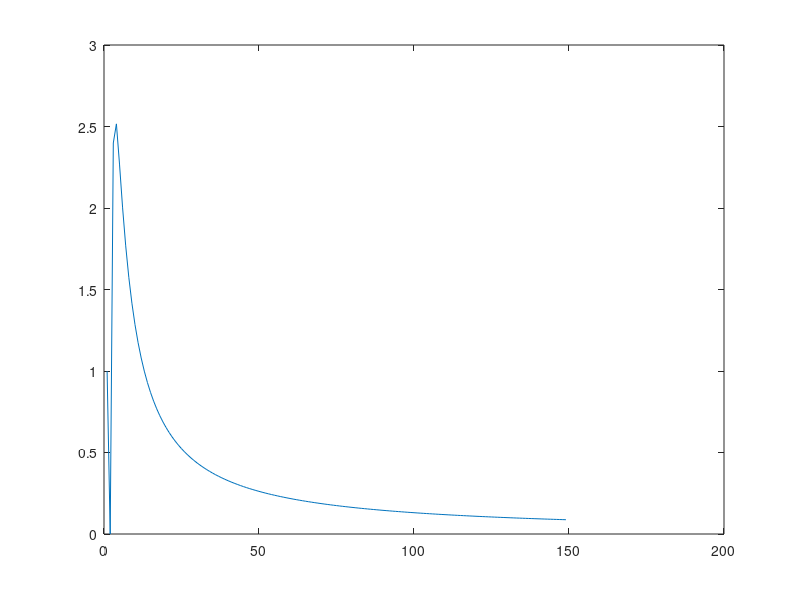

Write MATLAB code to recreate this figure.
errores = [1, 0, 2.39877, 2.51614, 2.26957, 2.00075, 1.76791, 1.57507, 1.4161, 1.28414, 1.17346, 1.07961, 0.999193, 0.929625, 0.868907, 0.815491, 0.76816, 0.725947, 0.688076, 0.653919, 0.62296, 0.594775, 0.569011, 0.54537, 0.523603, 0.503497, 0.48487, 0.467565, 0.451446, 0.436398, 0.422316, 0.409112, 0.396705, 0.385026, 0.374013, 0.363611, 0.35377, 0.344446, 0.3356, 0.327196, 0.319202, 0.311589, 0.304329, 0.297399, 0.290777, 0.284444, 0.278379, 0.272568, 0.266994, 0.261643, 0.256502, 0.251559, 0.246802, 0.242222, 0.237809, 0.233553, 0.229447, 0.225483, 0.221653, 0.217951, 0.21437, 0.210905, 0.20755, 0.204301, 0.201151, 0.198097, 0.195134, 0.192258, 0.189466, 0.186754, 0.184118, 0.181556, 0.179063, 0.176639, 0.174279, 0.171981, 0.169743, 0.167563, 0.165437, 0.163365, 0.161344, 0.159373, 0.157449, 0.155571, 0.153737, 0.151946, 0.150197, 0.148487, 0.146815, 0.145181, 0.143582, 0.142019, 0.140489, 0.138992, 0.137526, 0.136091, 0.134685, 0.133309, 0.13196, 0.130638, 0.129342, 0.128072, 0.126826, 0.125605, 0.124407, 0.123231, 0.122077, 0.120945, 0.119834, 0.118743, 0.117671, 0.116619, 0.115585, 0.11457, 0.113572, 0.112591, 0.111627, 0.11068, 0.109748, 0.108832, 0.107931, 0.107045, 0.106174, 0.105316, 0.104472, 0.103642, 0.102825, 0.10202, 0.101228, 0.100448, 0.0996805, 0.0989243, 0.0981794, 0.0974457, 0.0967228, 0.0960106, 0.0953089, 0.0946172, 0.0939356, 0.0932637, 0.0926014, 0.0919483, 0.0913045, 0.0906696, 0.0900434, 0.0894258, 0.0888167, 0.0882158, 0.087623];
plot(errores)